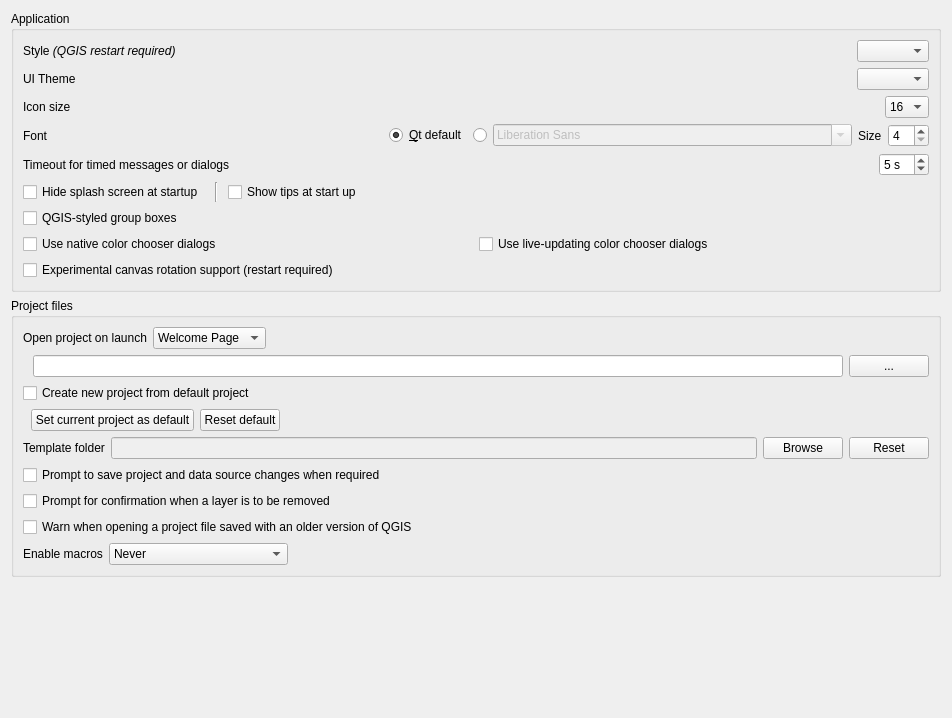
             <widget class="QWidget" name="mOptionsScrollAreaContents_01">
              <property name="geometry">
               <rect>
                <x>0</x>
                <y>0</y>
                <width>952</width>
                <height>718</height>
               </rect>
              </property>
              <layout class="QVBoxLayout" name="verticalLayout_28">
               <item>
                <widget class="QgsCollapsibleGroupBox" name="groupBox">
                 <property name="title">
                  <string>Application</string>
                 </property>
                 <layout class="QVBoxLayout" name="verticalLayout_2">
                  <item>
                   <layout class="QHBoxLayout" name="horizontalLayout_9">
                    <property name="topMargin">
                     <number>0</number>
                    </property>
                    <item>
                     <widget class="QLabel" name="label_18">
                      <property name="text">
                       <string>Style &lt;i&gt;(QGIS restart required)&lt;/i&gt;</string>
                      </property>
                     </widget>
                    </item>
                    <item>
                     <spacer name="horizontalSpacer_7">
                      <property name="orientation">
                       <enum>Qt::Horizontal</enum>
                      </property>
                      <property name="sizeHint" stdset="0">
                       <size>
                        <width>40</width>
                        <height>20</height>
                       </size>
                      </property>
                     </spacer>
                    </item>
                    <item>
                     <widget class="QComboBox" name="cmbStyle"/>
                    </item>
                   </layout>
                  </item>
                  <item>
                   <layout class="QHBoxLayout" name="horizontalLayout_37">
                    <property name="topMargin">
                     <number>0</number>
                    </property>
                    <item>
                     <widget class="QLabel" name="label_42">
                      <property name="text">
                       <string>UI Theme</string>
                      </property>
                     </widget>
                    </item>
                    <item>
                     <spacer name="horizontalSpacer_47">
                      <property name="orientation">
                       <enum>Qt::Horizontal</enum>
                      </property>
                      <property name="sizeHint" stdset="0">
                       <size>
                        <width>40</width>
                        <height>20</height>
                       </size>
                      </property>
                     </spacer>
                    </item>
                    <item>
                     <widget class="QComboBox" name="cmbUITheme"/>
                    </item>
                   </layout>
                  </item>
                  <item>
                   <layout class="QHBoxLayout" name="horizontalLayout_7">
                    <item>
                     <widget class="QLabel" name="textLabel1_5">
                      <property name="sizePolicy">
                       <sizepolicy hsizetype="Fixed" vsizetype="Fixed">
                        <horstretch>0</horstretch>
                        <verstretch>0</verstretch>
                       </sizepolicy>
                      </property>
                      <property name="text">
                       <string>Icon size</string>
                      </property>
                     </widget>
                    </item>
                    <item>
                     <spacer name="horizontalSpacer_5">
                      <property name="orientation">
                       <enum>Qt::Horizontal</enum>
                      </property>
                      <property name="sizeHint" stdset="0">
                       <size>
                        <width>40</width>
                        <height>20</height>
                       </size>
                      </property>
                     </spacer>
                    </item>
                    <item>
                     <widget class="QComboBox" name="cmbIconSize">
                      <property name="duplicatesEnabled">
                       <bool>false</bool>
                      </property>
                      <item>
                       <property name="text">
                        <string>16</string>
                       </property>
                      </item>
                      <item>
                       <property name="text">
                        <string>24</string>
                       </property>
                      </item>
                      <item>
                       <property name="text">
                        <string>32</string>
                       </property>
                      </item>
                      <item>
                       <property name="text">
                        <string>48</string>
                       </property>
                      </item>
                      <item>
                       <property name="text">
                        <string>64</string>
                       </property>
                      </item>
                     </widget>
                    </item>
                   </layout>
                  </item>
                  <item>
                   <layout class="QHBoxLayout" name="horizontalLayout_27">
                    <item>
                     <widget class="QLabel" name="label_43">
                      <property name="text">
                       <string>Font</string>
                      </property>
                     </widget>
                    </item>
                    <item>
                     <widget class="QRadioButton" name="mFontFamilyRadioQt">
                      <property name="sizePolicy">
                       <sizepolicy hsizetype="Maximum" vsizetype="Fixed">
                        <horstretch>0</horstretch>
                        <verstretch>0</verstretch>
                       </sizepolicy>
                      </property>
                      <property name="text">
                       <string>&amp;Qt default</string>
                      </property>
                      <property name="checked">
                       <bool>true</bool>
                      </property>
                     </widget>
                    </item>
                    <item>
                     <widget class="QRadioButton" name="mFontFamilyRadioCustom">
                      <property name="sizePolicy">
                       <sizepolicy hsizetype="Maximum" vsizetype="Fixed">
                        <horstretch>0</horstretch>
                        <verstretch>0</verstretch>
                       </sizepolicy>
                      </property>
                      <property name="text">
                       <string/>
                      </property>
                     </widget>
                    </item>
                    <item>
                     <widget class="QFontComboBox" name="mFontFamilyComboBox">
                      <property name="enabled">
                       <bool>false</bool>
                      </property>
                     </widget>
                    </item>
                    <item>
                     <widget class="QLabel" name="label_20">
                      <property name="sizePolicy">
                       <sizepolicy hsizetype="Maximum" vsizetype="Preferred">
                        <horstretch>0</horstretch>
                        <verstretch>0</verstretch>
                       </sizepolicy>
                      </property>
                      <property name="text">
                       <string>Size</string>
                      </property>
                     </widget>
                    </item>
                    <item>
                     <widget class="QSpinBox" name="spinFontSize">
                      <property name="sizePolicy">
                       <sizepolicy hsizetype="Maximum" vsizetype="Fixed">
                        <horstretch>0</horstretch>
                        <verstretch>0</verstretch>
                       </sizepolicy>
                      </property>
                      <property name="minimum">
                       <number>4</number>
                      </property>
                     </widget>
                    </item>
                   </layout>
                  </item>
                  <item>
                   <layout class="QHBoxLayout" name="horizontalLayout_28">
                    <item>
                     <widget class="QLabel" name="mMessageTimeoutLabel">
                      <property name="sizePolicy">
                       <sizepolicy hsizetype="Maximum" vsizetype="Preferred">
                        <horstretch>0</horstretch>
                        <verstretch>0</verstretch>
                       </sizepolicy>
                      </property>
                      <property name="text">
                       <string>Timeout for timed messages or dialogs</string>
                      </property>
                     </widget>
                    </item>
                    <item>
                     <spacer name="horizontalSpacer_13">
                      <property name="orientation">
                       <enum>Qt::Horizontal</enum>
                      </property>
                      <property name="sizeHint" stdset="0">
                       <size>
                        <width>40</width>
                        <height>20</height>
                       </size>
                      </property>
                     </spacer>
                    </item>
                    <item>
                     <widget class="QSpinBox" name="mMessageTimeoutSpnBx">
                      <property name="suffix">
                       <string> s</string>
                      </property>
                      <property name="minimum">
                       <number>2</number>
                      </property>
                      <property name="maximum">
                       <number>20</number>
                      </property>
                      <property name="value">
                       <number>5</number>
                      </property>
                     </widget>
                    </item>
                   </layout>
                  </item>
                  <item>
                   <layout class="QHBoxLayout" name="horizontalLayout_29">
                    <item>
                     <widget class="QCheckBox" name="cbxHideSplash">
                      <property name="sizePolicy">
                       <sizepolicy hsizetype="Maximum" vsizetype="Fixed">
                        <horstretch>0</horstretch>
                        <verstretch>0</verstretch>
                       </sizepolicy>
                      </property>
                      <property name="text">
                       <string>Hide splash screen at startup</string>
                      </property>
                     </widget>
                    </item>
                    <item>
                     <widget class="Line" name="line_3">
                      <property name="minimumSize">
                       <size>
                        <width>12</width>
                        <height>0</height>
                       </size>
                      </property>
                      <property name="orientation">
                       <enum>Qt::Vertical</enum>
                      </property>
                     </widget>
                    </item>
                    <item>
                     <widget class="QCheckBox" name="cbxShowTips">
                      <property name="text">
                       <string>Show tips at start up</string>
                      </property>
                     </widget>
                    </item>
                   </layout>
                  </item>
                  <item>
                   <layout class="QHBoxLayout" name="horizontalLayout_30">
                    <item>
                     <widget class="QCheckBox" name="mCustomGroupBoxChkBx">
                      <property name="text">
                       <string>QGIS-styled group boxes</string>
                      </property>
                     </widget>
                    </item>
                   </layout>
                  </item>
                  <item>
                   <layout class="QHBoxLayout" name="horizontalLayout_31">
                    <item>
                     <widget class="QCheckBox" name="mNativeColorDialogsChkBx">
                      <property name="text">
                       <string>Use native color chooser dialogs</string>
                      </property>
                     </widget>
                    </item>
                    <item>
                     <widget class="QCheckBox" name="mLiveColorDialogsChkBx">
                      <property name="text">
                       <string>Use live-updating color chooser dialogs</string>
                      </property>
                     </widget>
                    </item>
                   </layout>
                  </item>
                  <item>
                   <layout class="QHBoxLayout" name="horizontalLayout_32">
                    <item>
                     <widget class="QCheckBox" name="cbxCanvasRotation">
                      <property name="text">
                       <string>Experimental canvas rotation support (restart required)</string>
                      </property>
                     </widget>
                    </item>
                   </layout>
                  </item>
                 </layout>
                </widget>
               </item>
               <item>
                <widget class="QgsCollapsibleGroupBox" name="groupBox_11">
                 <property name="title">
                  <string>Project files</string>
                 </property>
                 <layout class="QVBoxLayout">
                  <item>
                   <layout class="QGridLayout" name="gridLayout_4">
                    <item row="0" column="2" colspan="2">
                     <widget class="QComboBox" name="mProjectOnLaunchCmbBx">
                      <property name="sizePolicy">
                       <sizepolicy hsizetype="Maximum" vsizetype="Fixed">
                        <horstretch>0</horstretch>
                        <verstretch>0</verstretch>
                       </sizepolicy>
                      </property>
                      <item>
                       <property name="text">
                        <string>Welcome Page</string>
                       </property>
                      </item>
                      <item>
                       <property name="text">
                        <string>Most recent</string>
                       </property>
                      </item>
                      <item>
                       <property name="text">
                        <string>Specific</string>
                       </property>
                      </item>
                      <item>
                       <property name="text">
                        <string>New</string>
                       </property>
                      </item>
                     </widget>
                    </item>
                    <item row="1" column="5">
                     <widget class="QPushButton" name="mProjectOnLaunchPushBtn">
                      <property name="sizePolicy">
                       <sizepolicy hsizetype="Maximum" vsizetype="Fixed">
                        <horstretch>0</horstretch>
                        <verstretch>0</verstretch>
                       </sizepolicy>
                      </property>
                      <property name="text">
                       <string>...</string>
                      </property>
                     </widget>
                    </item>
                    <item row="1" column="0">
                     <spacer name="horizontalSpacer_35">
                      <property name="orientation">
                       <enum>Qt::Horizontal</enum>
                      </property>
                      <property name="sizeType">
                       <enum>QSizePolicy::Fixed</enum>
                      </property>
                      <property name="sizeHint" stdset="0">
                       <size>
                        <width>4</width>
                        <height>20</height>
                       </size>
                      </property>
                     </spacer>
                    </item>
                    <item row="0" column="4">
                     <spacer name="horizontalSpacer_36">
                      <property name="orientation">
                       <enum>Qt::Horizontal</enum>
                      </property>
                      <property name="sizeHint" stdset="0">
                       <size>
                        <width>40</width>
                        <height>20</height>
                       </size>
                      </property>
                     </spacer>
                    </item>
                    <item row="1" column="1" colspan="4">
                     <widget class="QLineEdit" name="mProjectOnLaunchLineEdit">
                      <property name="sizePolicy">
                       <sizepolicy hsizetype="Expanding" vsizetype="Fixed">
                        <horstretch>0</horstretch>
                        <verstretch>0</verstretch>
                       </sizepolicy>
                      </property>
                     </widget>
                    </item>
                    <item row="0" column="0" colspan="2">
                     <widget class="QLabel" name="label_54">
                      <property name="sizePolicy">
                       <sizepolicy hsizetype="Maximum" vsizetype="Preferred">
                        <horstretch>0</horstretch>
                        <verstretch>0</verstretch>
                       </sizepolicy>
                      </property>
                      <property name="text">
                       <string>Open project on launch</string>
                      </property>
                     </widget>
                    </item>
                   </layout>
                  </item>
                  <item>
                   <widget class="QCheckBox" name="cbxProjectDefaultNew">
                    <property name="text">
                     <string>Create new project from default project</string>
                    </property>
                   </widget>
                  </item>
                  <item>
                   <layout class="QHBoxLayout" name="horizontalLayout_16">
                    <item>
                     <spacer name="horizontalSpacer_22">
                      <property name="orientation">
                       <enum>Qt::Horizontal</enum>
                      </property>
                      <property name="sizeType">
                       <enum>QSizePolicy::Fixed</enum>
                      </property>
                      <property name="sizeHint" stdset="0">
                       <size>
                        <width>8</width>
                        <height>20</height>
                       </size>
                      </property>
                     </spacer>
                    </item>
                    <item>
                     <widget class="QPushButton" name="pbnProjectDefaultSetCurrent">
                      <property name="text">
                       <string>Set current project as default</string>
                      </property>
                     </widget>
                    </item>
                    <item>
                     <widget class="QPushButton" name="pbnProjectDefaultReset">
                      <property name="text">
                       <string>Reset default</string>
                      </property>
                     </widget>
                    </item>
                    <item>
                     <spacer name="horizontalSpacer_9">
                      <property name="orientation">
                       <enum>Qt::Horizontal</enum>
                      </property>
                      <property name="sizeHint" stdset="0">
                       <size>
                        <width>40</width>
                        <height>20</height>
                       </size>
                      </property>
                     </spacer>
                    </item>
                   </layout>
                  </item>
                  <item>
                   <layout class="QHBoxLayout" name="horizontalLayout_15">
                    <item>
                     <widget class="QLabel" name="label_31">
                      <property name="text">
                       <string>Template folder</string>
                      </property>
                     </widget>
                    </item>
                    <item>
                     <widget class="QLineEdit" name="leTemplateFolder">
                      <property name="enabled">
                       <bool>false</bool>
                      </property>
                     </widget>
                    </item>
                    <item>
                     <widget class="QPushButton" name="pbnTemplateFolderBrowse">
                      <property name="text">
                       <string>Browse</string>
                      </property>
                     </widget>
                    </item>
                    <item>
                     <widget class="QPushButton" name="pbnTemplateFolderReset">
                      <property name="text">
                       <string>Reset</string>
                      </property>
                     </widget>
                    </item>
                   </layout>
                  </item>
                  <item>
                   <widget class="QCheckBox" name="chbAskToSaveProjectChanges">
                    <property name="text">
                     <string>Prompt to save project and data source changes when required</string>
                    </property>
                   </widget>
                  </item>
                  <item>
                   <widget class="QCheckBox" name="mLayerDeleteConfirmationChkBx">
                    <property name="text">
                     <string>Prompt for confirmation when a layer is to be removed</string>
                    </property>
                   </widget>
                  </item>
                  <item>
                   <widget class="QCheckBox" name="chbWarnOldProjectVersion">
                    <property name="text">
                     <string>Warn when opening a project file saved with an older version of QGIS</string>
                    </property>
                   </widget>
                  </item>
                  <item>
                   <layout class="QHBoxLayout" name="horizontalLayout_21">
                    <item>
                     <widget class="QLabel" name="label_33">
                      <property name="text">
                       <string>Enable macros</string>
                      </property>
                     </widget>
                    </item>
                    <item>
                     <widget class="QComboBox" name="cmbEnableMacros">
                      <property name="currentIndex">
                       <number>0</number>
                      </property>
                      <property name="sizeAdjustPolicy">
                       <enum>QComboBox::AdjustToContents</enum>
                      </property>
                      <item>
                       <property name="text">
                        <string>Never</string>
                       </property>
                      </item>
                      <item>
                       <property name="text">
                        <string>Ask</string>
                       </property>
                      </item>
                      <item>
                       <property name="text">
                        <string>For this session only</string>
                       </property>
                      </item>
                      <item>
                       <property name="text">
                        <string>Always (not recommended)</string>
                       </property>
                      </item>
                     </widget>
                    </item>
                    <item>
                     <spacer name="horizontalSpacer_17">
                      <property name="orientation">
                       <enum>Qt::Horizontal</enum>
                      </property>
                      <property name="sizeHint" stdset="0">
                       <size>
                        <width>40</width>
                        <height>20</height>
                       </size>
                      </property>
                     </spacer>
                    </item>
                   </layout>
                  </item>
                 </layout>
                </widget>
               </item>
               <item>
                <spacer name="verticalSpacer_5">
                 <property name="orientation">
                  <enum>Qt::Vertical</enum>
                 </property>
                 <property name="sizeHint" stdset="0">
                  <size>
                   <width>20</width>
                   <height>40</height>
                  </size>
                 </property>
                </spacer>
               </item>
              </layout>
             </widget>
